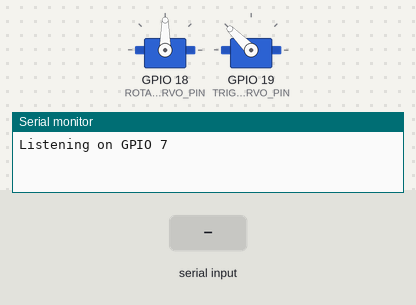
The sketch below on a simulated ESP32. On the bench: 2 × servo, the last lines printed to the serial monitor. The inputs (shaded band) are chosen by the test bench.

Above: at 1.2 s.
1.3 s: "1\n" received over the second serial link
At 2.1 s:
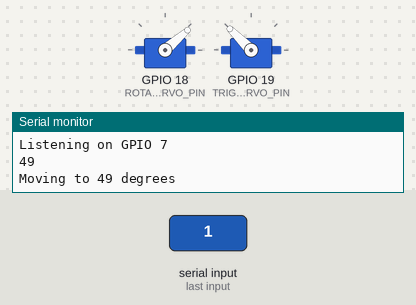
At 5.6 s:
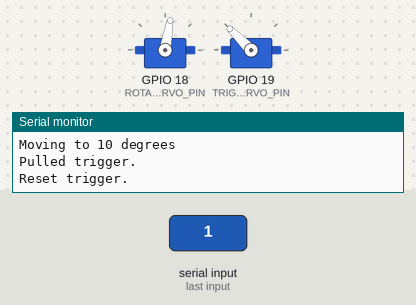
Timing chart, 0 to 7.1 s (numbered marks = the images above; inputs shaded):
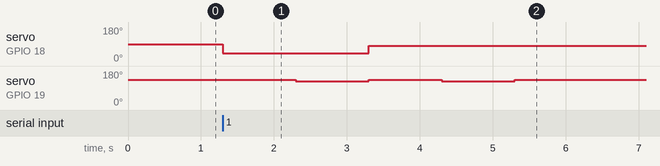

Measured:
- after the input at 1.3 s, servo on GPIO 18 (ROTATE_SERVO_PIN): 90° → 41° at once, → 80° 2.0 s later; servo on GPIO 19 (TRIGGER_SERVO_PIN): alternates 135° for 1.0 s and 125° for 1.0 s, 4 changes in all, then stays 135°, starting after 1.0 s

The sketch:

servo_control.ino
```cpp
#include <ESP32Servo.h>

#define ROTATE_SERVO_PIN 18
#define TRIGGER_SERVO_PIN 19
#define RX_PIN 7

Servo rotate_servo;
Servo trigger_servo;

const long pcBaudRate = 115200;
const long deviceBaudRate = 115200;

void setup() {
  // Allow allocation of all timers
  ESP32PWM::allocateTimer(0);
  ESP32PWM::allocateTimer(1);
  ESP32PWM::allocateTimer(2);
  ESP32PWM::allocateTimer(3);

  // LD-25MG works best with a 50Hz frequency
  rotate_servo.setPeriodHertz(50);
  trigger_servo.setPeriodHertz(50);

  // Attach with the LD-25MG specific pulse widths: 500us to 2500us
  rotate_servo.attach(ROTATE_SERVO_PIN, 500, 2500);
  trigger_servo.attach(TRIGGER_SERVO_PIN, 500, 2500);
  Serial.begin(pcBaudRate);
  rotate_servo.write(90);
  trigger_servo.write(135);

  while (!Serial) {
    ;
  }

  // Initialize communication with the FPGA (UART1)
  Serial1.begin(deviceBaudRate, SERIAL_8E1, RX_PIN);
  Serial.print("Listening on GPIO ");
  Serial.println(RX_PIN);
}

void loop() {
  if (Serial1.available()) {
    int8_t angle = Serial1.read();

    // Forward the byte to the Serial Monitor
    Serial.print(angle);
    Serial.print("\n");

    // Validate range
    if (angle >= -90 && angle <= 90) {
      Serial.printf("Moving to %d degrees\n", angle);
      rotate_servo.write(90 - angle);
      delay(1000);
      trigger_servo.write(125);
      Serial.println("Pulled trigger.");
      delay(1000);
      trigger_servo.write(135);
      Serial.println("Reset trigger.");
    } else {
      Serial.println("Invalid angle!");
    }
  }
}
```
